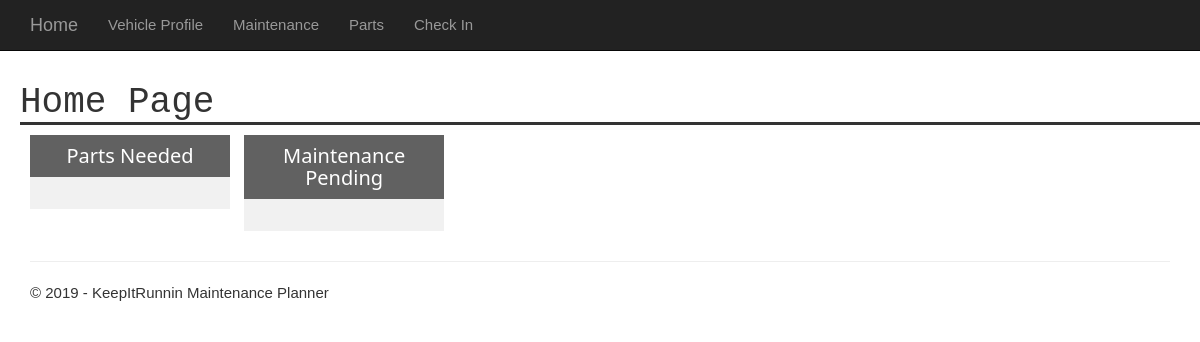
Before: / with the older database file.
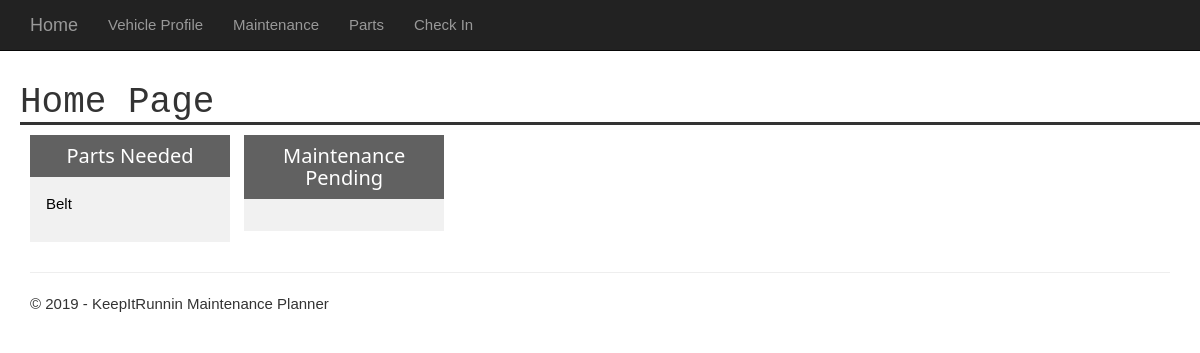
After: the same page with the newer database file.
### app/models.py (models this page shows, shortened)
class Part(models.Model):
    vehicle = models.ForeignKey(Vehicle, on_delete=models.CASCADE)
    maintenance = models.ForeignKey(Maintenance)
    part_name = models.CharField(max_length=250)
    date_requested = models.DateTimeField(auto_now_add=True)
    need_by_date = models.DateTimeField()
    purchase_location = models.CharField(max_length=250)
    purchase_price = models.CharField(max_length=50)
    date_of_purchase = models.DateTimeField()
    comments = models.CharField(max_length=250)
    status = models.IntegerField(max_length=None)

### app/views.py (the view)
# urls.py: url(r'^$', app.views.home, name='home'),
def home(request):
    parts = Part.objects.all()
    maintenance = Maintenance_History.objects.filter(next_due_date__lte=datetime.now())
    assert isinstance(request, HttpRequest)
    return render(
        request,
        'app/home.html',
        {
            'title':'Home Page',
            'year':datetime.now().year,
            'parts':parts,
            'maint':maintenance
        }
    )

### app/templates/app/home.html (shortened to what this page needs)
{% extends "app/layout.html" %}
{% block content %}
<div>
	<div style="margin-left:auto;max-width:200px" id="parts">
		<div class="w3-container w3-dark-grey" >
			<h4 style="text-align:center">Parts Needed</h4>
		</div>
		<div class="w3-container w3-light-grey w3-left-align w3-padding-16" id="parts_contents">
			{% for part in parts %}
                {% if not part.status %}
                    <p>{{part.part_name}}</p>
                {% endif %}
            {% endfor %}
		</div>
	</div>
	<div style="margin-right:auto;max-width:200px" id="maint">
		<div class="w3-container w3-dark-grey" >
			<h4 style="text-align:center">Maintenance Pending</h4>
		</div>
		<div class="w3-container w3-light-grey w3-left-align w3-padding-16" id="maint_contents">
		</div>
	</div>
{% endblock %}

### app/templates/app/layout.html (shortened to what this page needs)
﻿<!DOCTYPE html>
<html>
<head>
    {% load staticfiles %}
    <link rel="stylesheet" type="text/css" href="{% static 'app/content/bootstrap.min.css' %}" />
    <link rel="stylesheet" type="text/css" href="{% static 'app/content/site.css' %}" />
    <link rel="stylesheet" type="text/css" href="{% static 'app/content/w3.css' %}" />
    <link rel="stylesheet" type="text/css" href="{% static 'app/content/forms.css' %}" />
</head>
<body>
    <div class="navbar navbar-inverse navbar-fixed-top">
        <div class="container">
            <div class="navbar-header">
                <a href="/" class="navbar-brand">Home</a>
            </div>
            <div class="navbar-collapse collapse">
                <ul class="nav navbar-nav">
                    <li><a href="{% url 'vehicleProfile' %}">Vehicle Profile</a></li>
                    <li><a href="{% url 'maintenanceHome' %}">Maintenance</a></li>
                    <li><a href="{% url 'partsHome' %}">Parts</a></li>
                    <li><a href="{% url 'checkIn' %}">Check In</a></li>
                </ul>
            </div>
        </div>
    </div>
    <h2 class="h1" style="text-align:left;margin-left: 20px">{{ title }}</h2>
    <div class="container body-content">
{% block content %}{% endblock %}
        <hr/>
        <footer>
            <p>&copy; {{ year }} - KeepItRunnin Maintenance Planner</p>
        </footer>
    </div>
</body>
</html>

### app/static/app/content/site.css (style rules this page uses)
body { padding-top: 50px; padding-bottom: 30px; }
.h1 { border-bottom-style: solid; font-family: "Courier New", Courier, monospace; }
.body-content { padding-left: 15px; padding-right: 15px; }

### app/static/app/content/w3.css (style rules this page uses)
html { box-sizing:border-box }
*,*:before,*:after { box-sizing:inherit }
html { -ms-text-size-adjust:100%;-webkit-text-size-adjust:100% }
body { margin:0 }
article,aside,details,figcaption,figure,footer,header,main,menu,nav,section,summary { display:block }
a { background-color:transparent;-webkit-text-decoration-skip:objects }
hr { box-sizing:content-box;height:0;overflow:visible }
html,body { font-family:Verdana,sans-serif;font-size:15px;line-height:1.5 }
html { overflow-x:hidden }
h2 { font-size:30px }
h4 { font-size:20px }
h1,h2,h3,h4,h5,h6 { font-family:"Segoe UI",Arial,sans-serif;font-weight:400;margin:10px 0 }
hr { border:0;border-top:1px solid #eee;margin:20px 0 }
a { color:inherit }
.w3-container:after,.w3-container:before,.w3-panel:after,.w3-panel:before,.w3-row:after,.w3-row:before,.w3-row-padding:after,.w3-row-padding:before, .w3-cell-row:before,.w3-cell-row:after,.w3-clear:after,.w3-clear:before,.w3-bar:before,.w3-bar:after { content:"";display:table;clear:both }
.w3-container,.w3-panel { padding:0.01em 16px }
.w3-left-align { text-align:left!important }
.w3-padding-16 { padding-top:16px!important;padding-bottom:16px!important }
.w3-light-grey,.w3-hover-light-grey:hover,.w3-light-gray,.w3-hover-light-gray:hover { color:#000!important;background-color:#f1f1f1!important }
.w3-dark-grey,.w3-hover-dark-grey:hover,.w3-dark-gray,.w3-hover-dark-gray:hover { color:#fff!important;background-color:#616161!important }

### app/templates/app/home.html (style rules this page uses)
#parts { display:inline-block; margin-right:10px; width:200px; margin-bottom:10px; vertical-align: top; }
#maint { display:inline-block; margin-right:10px; width:200px; margin-bottom:10px; vertical-align: top; }

Changed rows visible on the page:
added Part: part_name "Belt"
